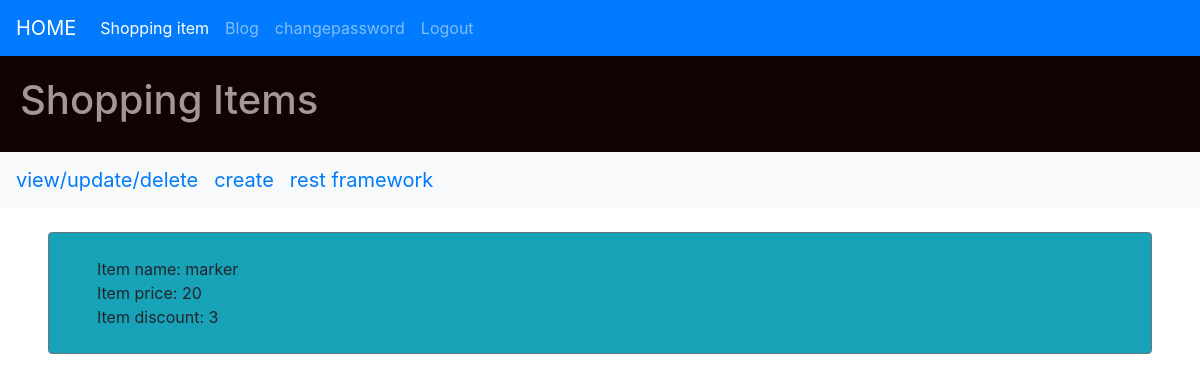
The page /shopping/3 (signed in) on the database its author committed.
### shoppingitems/models.py (models this page shows, shortened)
class ShopingItem(models.Model):
    id = models.AutoField(primary_key=True)
    name = models.CharField(max_length=50)
    price = models.IntegerField()
    discount = models.IntegerField()
    expirydate = models.DateTimeField(null=True)

### shoppingitems/views.py (the view)
# urls.py: path('<int:id>', views.detail_view, name='detail_view'),
def detail_view(request, id):
    context = {}
    context["data"] = ShopingItem.objects.get(id=id)
    return render(request, "detail_view.html", context)

### shoppingitems/templates/detail_view.html
{% extends 'basse.html' %}
{% block content%}
<div class="main">
    <div class="bg-info bg-gradient mx-5 my-4 border border-secondary rounded px-5 py-4">
        Item name: {{ data.name }}<br/>
        Item price: {{ data.price }}<br/>
        Item discount: {{ data.discount }}<br/>
    </div>
</div>
{% endblock %}

### rows shown on the page
ShopingItem: name "marker", price "20", discount "3"
